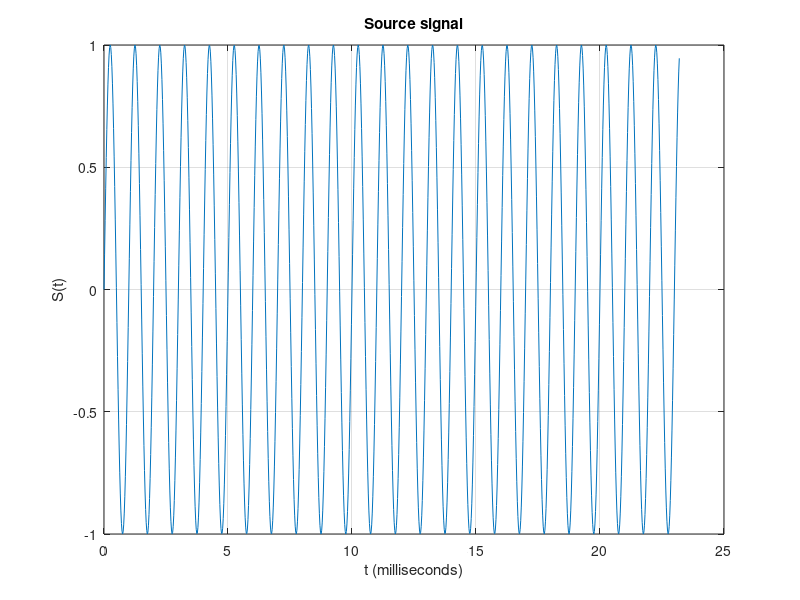

Recreate this plot in MATLAB. (Note: this script raises an error after producing the figure.)
%% FFT implementation
%% Source signal generation
% Parameters of the signal
Fs = 44100;            % Sampling frequency                    
T = 1/Fs;             % Sampling period       
L = 1024;             % Length of signal
t = (0:L-1)*T;        % Time vector

% Signal definition
S = sin(2*pi*1000*t);

% Plot of the signal
figure
plot(1000*t,S)
title('Source signal')
xlabel('t (milliseconds)')
ylabel('S(t)')
grid on

%% FFT time decimation implementation
% FFT implementation
Y = FFTDIT(S);
% Matlab's implementation
Y1 = fft(S);

P2 = abs(Y/L);
P1 = P2(1:L/2+1);
P2a = abs(Y1/L);
P1a = P2a(1:L/2+1);
P1(2:end-1) = 4.8*P1(2:end-1);
P1a(2:end-1) = 2*P1a(2:end-1);
f = Fs*(0:(L/2))/L;


figure
plot(f,P1)
hold on
plot(f,P1a)
title('Single-Sided Amplitude Spectrum of X(t)')
xlabel('f (Hz)')
ylabel('|P1(f)|')
P2 = abs(Y/L);
P1 = P2(1:L/2+1);
P1(2:end-1) = 2*P1(2:end-1);
legend('Implemented','MATLAB')
grid on
xlim([0 2500])

function A = FFTDIT(a)
    n = length(a);
    A = zeros(1,n);
    y = 1:n;
    SignalRecod = bitrevorder(y);
    for i = 1:n
        SignalTemp = SignalRecod(i);
        A(SignalTemp) = a(i);
    end
    
    for S = 1:log2(n)
        m = 2^(S);
        j = sqrt(-1);
        Wm = exp(-j*2*pi/m);
        for k = 1:m:n-1 % For c implementation, start in 0
            W = 1;
            for i = 1:((m/2)-1) % For c implementation, start in 0
                t = W*A(k+i+(m/2));
                u = A(k+i);
                A(k+i) = u + t;
                A(k+i+(m/2)) = u - t;
                W = W * Wm;
            end
        end
    end
end
